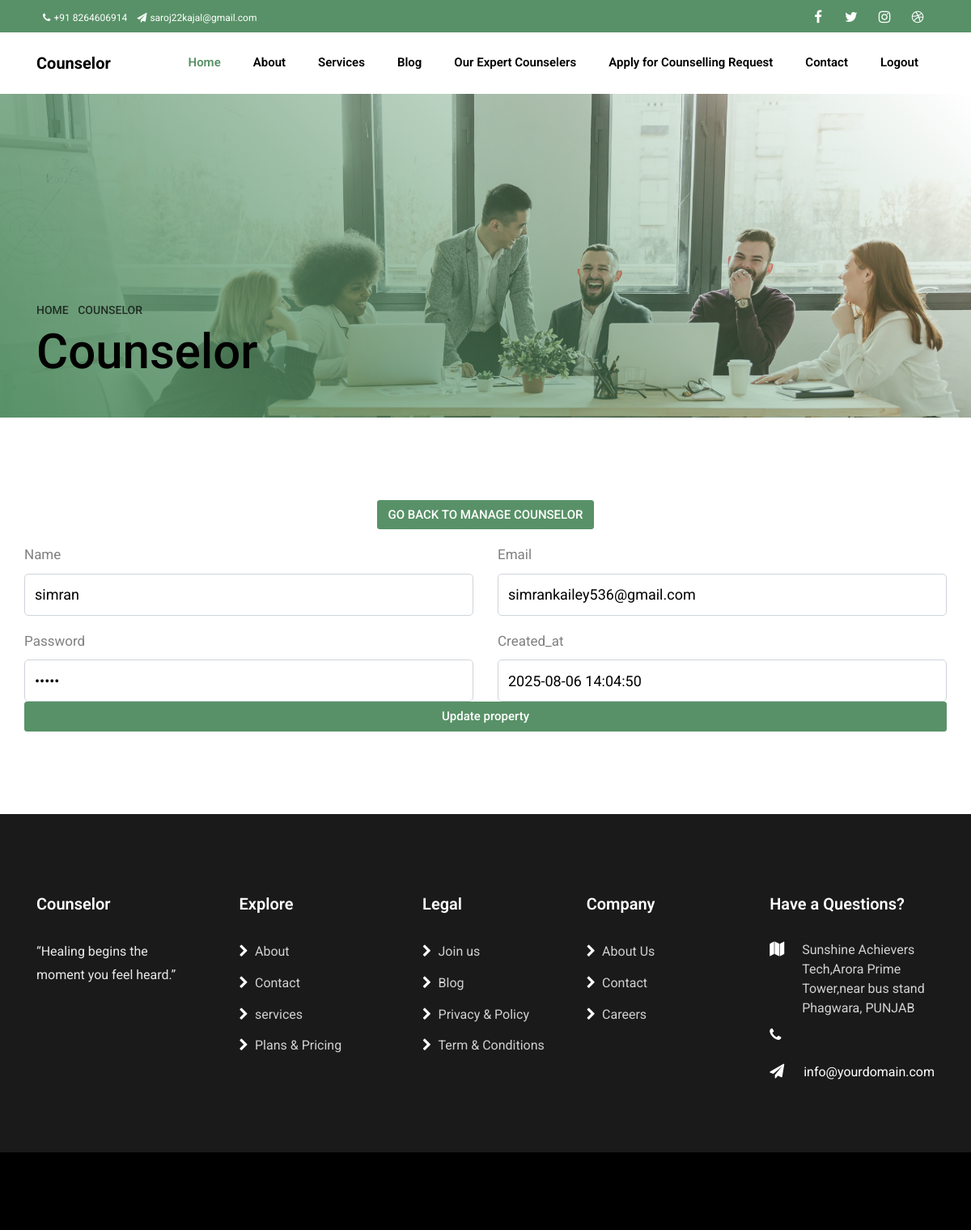
The app's page /conusers_edit.php?id=2 (signed in) with its own data.
### tables this page shows
CREATE TABLE `users` (
  `id` int NOT NULL AUTO_INCREMENT,
  `name` varchar(100) DEFAULT NULL,
  `email` varchar(100) DEFAULT NULL,
  `password` varchar(255) DEFAULT NULL,
  `created_at` timestamp NULL DEFAULT CURRENT_TIMESTAMP,
  `is_admin` tinyint(1) NOT NULL DEFAULT '0',
  PRIMARY KEY (`id`),
  UNIQUE KEY `email` (`email`)
);

### conusers_edit.php (the view, shortened to what this page needs)
<?php
include('header.php');
?>
<section class="hero-wrap hero-wrap-2" style="background-image: url('../asset/images/bg_2.jpg');" data-stellar-background-ratio="0.5">
    <div class="overlay"></div>
    <div class="container">
        <div class="row no-gutters slider-text align-items-end">
            <div class="col-md-9 ftco-animate pb-5">
                <p class="breadcrumbs mb-2"><span class="mr-2"><a href="./index.html">Home <i class="ion-ios-arrow-forward"></i></a></span> <span>Counselor<i class="ion-ios-arrow-forward"></i></span></p>
                <h1 class="mb-0 bread">Counselor</h1>
            </div>
        </div>
    </div>
</section>
<section class="ftco-section">
    <div class="container">
        <div class="row justify-content-center">
            <a href="./conusers_view.php">
                <button type="submit" class="btn btn-primary col-md-12 mb-3">GO BACK TO MANAGE COUNSELOR</button>
            </a>
        </div>
        <?php
        if (isset($_GET['id'])) {
            $id = $_GET['id'];
            include('config.php');
            $res = mysqli_query($conn, "SELECT * FROM `users` WHERE id = $id");
            foreach ($res as $r) {
        ?>
                <div class="row">
                    <form class="w-100" method="post" action="./conusers_update.php" enctype="multipart/form-data">
                        <div class="row justify-content-center">
                            <div class="form-group col-md-6">
                                <label>Name</label>
                                <input type="text" name="name" class="form-control" value="<?php echo $r['name'] ?>">
                            </div>
                            <div class="from-group col-md-6">
                                <label>Email</label>
                                <input type="text" name="email" class="form-control" value="<?php echo $r['email'] ?>">
                            </div>
                            <div class="from-group col-md-6">
                                <label>Password</label>
                                <input type="password" name="password" class="form-control" value="<?php echo $r['password'] ?>">
                            </div>
                            <div class="from-group col-md-6">
                                <label>Created_at</label>
                                <input type="text" name="created_at" class="form-control" value="<?php echo $r['created_at'] ?>">
                            </div>
                        </div>
                <?php
            };
        };
                ?>
                <button type="submit" name="submit" class="btn btn-primary col-md-12">Update property</button>
                    </form>
                </div>
    </div>
</section>
<?php
include('footer.php')
?>

### records on screen
users: name "simran", email "simrankailey536@gmail.com", created_at "2025-08-06 14:04:50"
